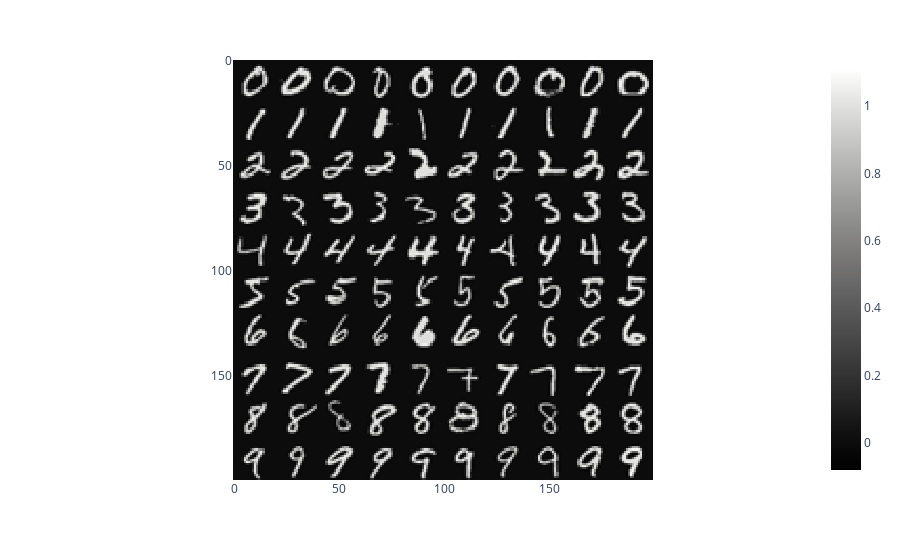

The cell this chart's notebook holds for it:
### Code cell
fig = px.imshow(digits_img,color_continuous_scale='gray')
fig.show()

### Figure 1 — Plotly figure (JSON) as saved in the notebook; plotly's stock layout.template omitted (floating-point values rounded to 4 significant figures; data arrays with more than 128 entries replaced by an {"elided": "..."} marker saying what was removed)
{"data": [{"coloraxis": "coloraxis", "hovertemplate": "x: %{x}<br>y: %{y}<br>color: %{z}<extra></extra>", "name": "0", "type": "heatmap", "xaxis": "x", "yaxis": "y", "z": {"elided": "200x200 float values"}}], "layout": {"coloraxis": {"colorscale": [[0, "rgb(0, 0, 0)"], [0.09091, "rgb(16, 16, 16)"], [0.1818, "rgb(38, 38, 38)"], [0.2727, "rgb(59, 59, 59)"], [0.3636, "rgb(81, 80, 80)"], [0.4545, "rgb(102, 101, 101)"], [0.5455, "rgb(124, 123, 122)"], [0.6364, "rgb(146, 146, 145)"], [0.7273, "rgb(171, 171, 170)"], [0.8182, "rgb(197, 197, 195)"], [0.9091, "rgb(224, 224, 223)"], [1, "rgb(254, 254, 253)"]]}, "margin": {"t": 60}, "xaxis": {"anchor": "y", "constrain": "domain", "domain": [0, 1], "scaleanchor": "y"}, "yaxis": {"anchor": "x", "autorange": "reversed", "constrain": "domain", "domain": [0, 1]}}}
